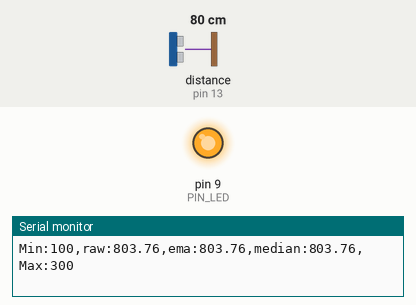
A sketch run on a simulated Arduino Uno, built with avr-gcc and run on an emulated ATmega328P. Parts: output pins drawn as LEDs (lit = HIGH), the last lines printed to the serial monitor. Wiring (inferred from the names in the program): ultrasonic range finder: trigger pin 12; echo pin 13. The inputs (shaded band) are chosen by the test bench; at power-on: distance to the obstacle (sensor on pin 13) 80 cm. The echo pulse lasts 58.3 µs per cm; pins used as bus, display or sensor lines are not drawn.

Above: at 1.2 s.
1.3 s: distance to the obstacle (sensor on pin 13) set to 18 cm
At 1.6 s:
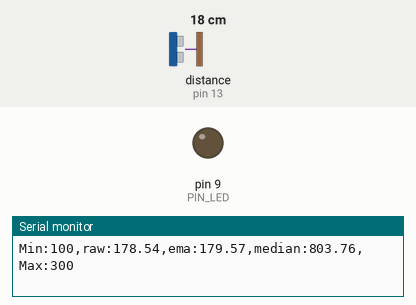
2.8 s: distance to the obstacle (sensor on pin 13) set to 2 cm
At 3.9 s:
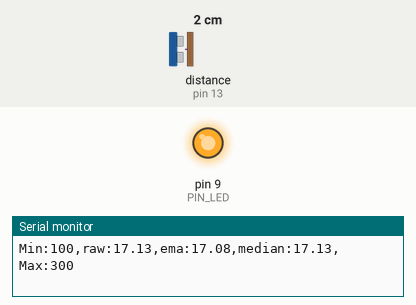
Timing chart, 0 to 5.8 s (numbered marks = the images above; inputs shaded):
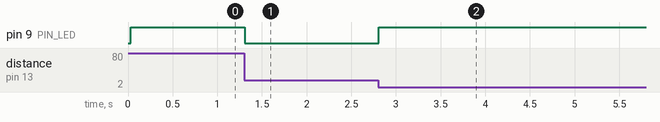

The sketch:

09_challenge.ino
```cpp
// Arduino pin assignment
#define PIN_LED  9
#define PIN_TRIG 12
#define PIN_ECHO 13

// configurable parameters
#define SND_VEL 346.0
#define INTERVAL 25
#define PULSE_DURATION 10
#define _DIST_MIN 100
#define _DIST_MAX 300

#define TIMEOUT ((INTERVAL / 2) * 1000.0)
#define SCALE (0.001 * 0.5 * SND_VEL)

#define _EMA_ALPHA 0.5

// Median filter size
#define MEDIAN_N 30
// N = 3, 10, 30 으로 변경하면서 실험

// global variables
unsigned long last_sampling_time;

float dist_ema;
bool ema_first = true;

// 최근 N개 샘플 저장
float samples[MEDIAN_N];
int sample_count = 0;
int sample_index = 0;


void setup() {
  pinMode(PIN_LED, OUTPUT);
  pinMode(PIN_TRIG, OUTPUT);
  pinMode(PIN_ECHO, INPUT);

  digitalWrite(PIN_TRIG, LOW);

  Serial.begin(57600);
}


void loop() {
  float dist_raw;
  float dist_median;

  // wait until next sampling time
  if (millis() < last_sampling_time + INTERVAL)
    return;

  // raw distance
  dist_raw = USS_measure(PIN_TRIG, PIN_ECHO);


  // EMA
  if (ema_first) {
    dist_ema = dist_raw;
    ema_first = false;
  }
  else {
    dist_ema = _EMA_ALPHA * dist_raw
             + (1.0 - _EMA_ALPHA) * dist_ema;
  }


  // 최근 N개 샘플 저장
  samples[sample_index] = dist_raw;

  sample_index++;
  if (sample_index >= MEDIAN_N)
    sample_index = 0;

  if (sample_count < MEDIAN_N)
    sample_count++;


  // Median 계산
  dist_median = getMedian(samples, sample_count);


  // Serial Plotter output
  Serial.print("Min:");
  Serial.print(_DIST_MIN);

  Serial.print(",raw:");
  Serial.print(dist_raw);

  Serial.print(",ema:");
  Serial.print(dist_ema);

  Serial.print(",median:");
  Serial.print(dist_median);

  Serial.print(",Max:");
  Serial.print(_DIST_MAX);

  Serial.println("");


  // LED control
  if ((dist_raw < _DIST_MIN) || (dist_raw > _DIST_MAX))
    digitalWrite(PIN_LED, 1);
  else
    digitalWrite(PIN_LED, 0);


  last_sampling_time += INTERVAL;
}


// Median 계산
float getMedian(float data[], int count)
{
  float temp[MEDIAN_N];

  // 원본 배열을 건드리지 않도록 복사
  for (int i = 0; i < count; i++) {
    temp[i] = data[i];
  }

  // 오름차순 정렬
  for (int i = 0; i < count - 1; i++) {
    for (int j = i + 1; j < count; j++) {
      if (temp[i] > temp[j]) {
        float t = temp[i];
        temp[i] = temp[j];
        temp[j] = t;
      }
    }
  }

  // 홀수 개
  if (count % 2 == 1) {
    return temp[count / 2];
  }

  // 짝수 개
  else {
    return (temp[count / 2 - 1] + temp[count / 2]) / 2.0;
  }
}


// ultrasonic distance measurement
float USS_measure(int TRIG, int ECHO)
{
  digitalWrite(TRIG, HIGH);
  delayMicroseconds(PULSE_DURATION);
  digitalWrite(TRIG, LOW);

  return pulseIn(ECHO, HIGH, TIMEOUT) * SCALE;
}
```

Measured:
- after the input at 1.3 s, pin 9 (PIN_LED): HIGH → LOW at once
- after the input at 2.8 s, pin 9 (PIN_LED): LOW → HIGH at once
